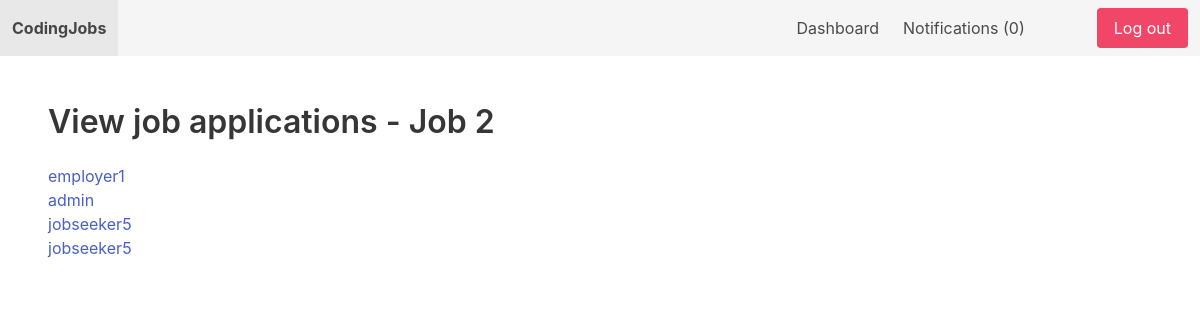
Page /dashboard/view_dashboard_job/2/ (signed in) on the earlier database version.
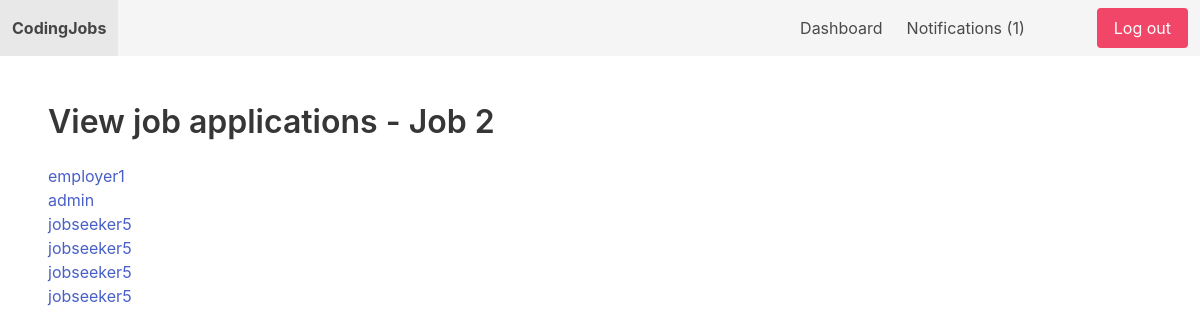
Same page on the later database version.
### apps/job/models.py (models this page shows)
class Application(models.Model):
    job = models.ForeignKey(Job, related_name='applications', on_delete=models.CASCADE)
    content = models.TextField()
    experience = models.TextField()
    created_by = models.ForeignKey(User, related_name='applications', on_delete=models.CASCADE)
    created_at = models.DateTimeField(auto_now_add=True)

### apps/userprofile/views.py (the view)
# urls.py: path('view_dashboard_job/<int:job_id>/', view_dashboard_job, name='view_dashboard_job'),
@login_required
def view_dashboard_job(request, job_id):
    job = get_object_or_404(Job, pk=job_id, created_by=request.user)
    return render(request, 'userprofile/view_dashboard_job.html', {'job': job})

### apps/notification/context_processors.py (called while the page is built)
def notifications(request):
    if request.user.is_authenticated:
        return {'notifications': request.user.notifications.filter(is_read=False)}
    else:
        return {'notifications': []}

### apps/userprofile/templates/userprofile/view_dashboard_job.html
{% extends "coreapp/base.html" %}
{% block content %}
    <h1 class="title">View job applications - {{job.title}} </h1>
    {% for application in job.applications.all  %}
    <a href="{% url 'view_application' application.id %}"> {{ application.created_by.username }}</a><br>
    {% endfor %}
{% endblock %}

Differences in the rows shown:
added Application: created_by.username "jobseeker5"
added Application: created_by.username "jobseeker5"
Other differences:
{{ notifications.count }}: "0" → "1"
